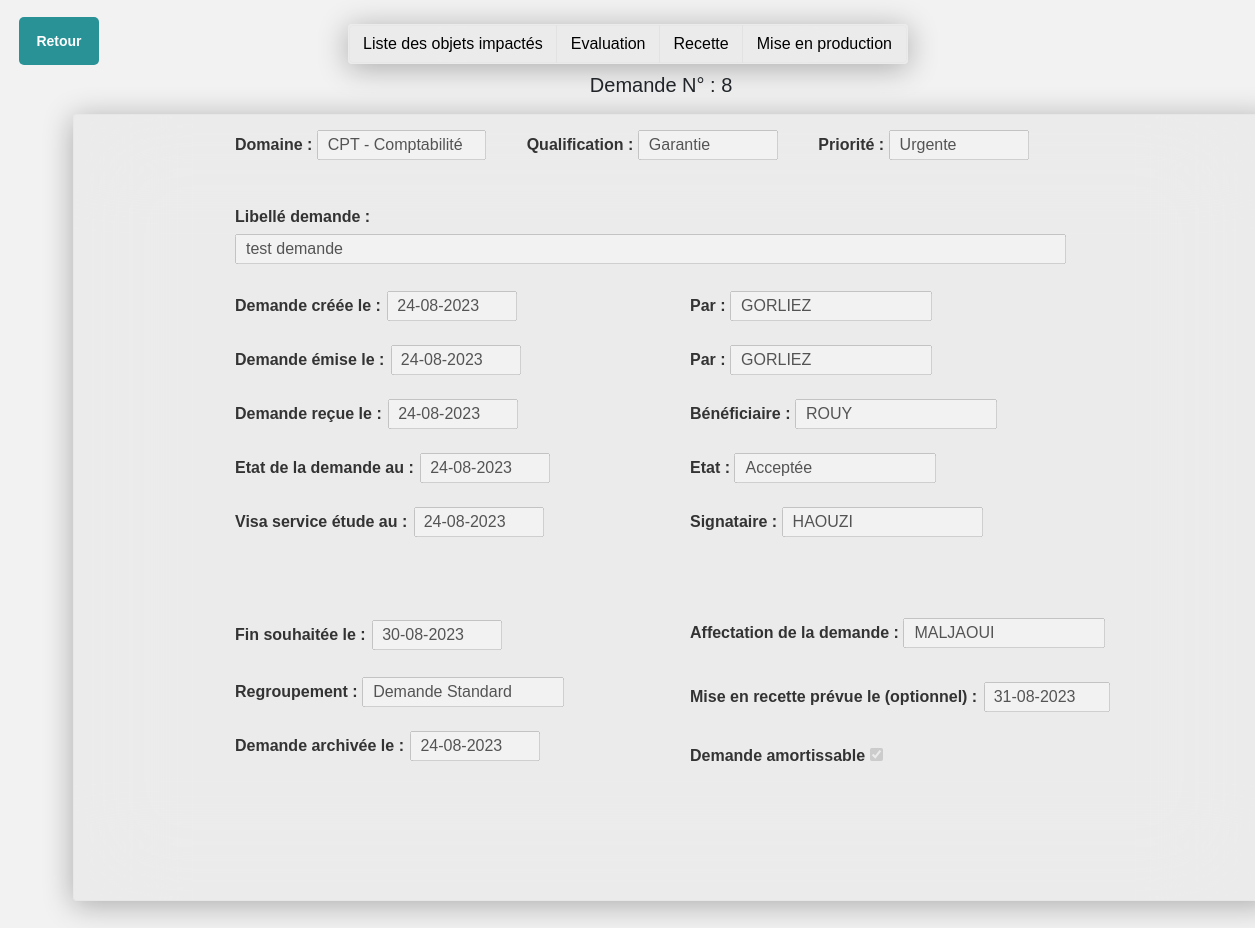
The app's page /demande/detailDemande.php?idDemande=8 with its own data.
### tables this page shows
CREATE TABLE IF NOT EXISTS `tc_demandes` (
  `IdDemande` int NOT NULL AUTO_INCREMENT,
  `dom_dmd` int NOT NULL,
  `qual_dmd` int NOT NULL,
  `prt_dmd` int NOT NULL,
  `libelle` varchar(80) NOT NULL,
  `date_crea` date NOT NULL,
  `util_crea` int NOT NULL,
  `date_emet` date NOT NULL,
  `util_emet` int NOT NULL,
  `date_recu` date NOT NULL,
  `util_benef` int NOT NULL,
  `date_etat_dmd` date NOT NULL,
  `etat_dmd` int NOT NULL,
  `date_visa_dmd` date NOT NULL,
  `util_sign_dmd` int NOT NULL,
  `util_affect_dmd` int NOT NULL,
  `date_fs` date DEFAULT NULL,
  `amorti_dmd` varchar(3) DEFAULT NULL,
  `date_rct_prvu` date DEFAULT NULL,
  `regroupement` int NOT NULL,
  `date_archiv` date DEFAULT NULL,
  `IdLdoi` int DEFAULT NULL,
  `IdEval` int DEFAULT NULL,
  `IdRecette` int DEFAULT NULL,
  `IdMep` int DEFAULT NULL,
  PRIMARY KEY (`IdDemande`),
  KEY `fk_TCDemandes_TCDomaine` (`dom_dmd`),
  KEY `qual_dmd` (`qual_dmd`),
  KEY `prt_dmd` (`prt_dmd`),
  KEY `util_crea` (`util_crea`),
  KEY `util_emet` (`util_emet`),
  KEY `util_benef` (`util_benef`),
  KEY `etat_dmd` (`etat_dmd`),
  KEY `util_sign_dmd` (`util_sign_dmd`),
  KEY `util_affect_dmd` (`util_affect_dmd`),
  KEY `regroupement` (`regroupement`),
  KEY `fk_tc_demandes_tc_mep` (`IdMep`)
);

CREATE TABLE IF NOT EXISTS `tc_domaine` (
  `IdDomaine` int NOT NULL AUTO_INCREMENT,
  `libelle` varchar(50) NOT NULL,
  PRIMARY KEY (`IdDomaine`)
);

CREATE TABLE IF NOT EXISTS `tc_qualif` (
  `IdQual` int NOT NULL AUTO_INCREMENT,
  `libelle` varchar(50) NOT NULL,
  `Fac_eval` int DEFAULT NULL,
  `Fac_mep` int DEFAULT NULL,
  `Fac_rct` int DEFAULT NULL,
  PRIMARY KEY (`IdQual`)
);

CREATE TABLE IF NOT EXISTS `tc_priorite` (
  `IdPriorite` int NOT NULL AUTO_INCREMENT,
  `libelle` varchar(50) NOT NULL,
  PRIMARY KEY (`IdPriorite`)
);

CREATE TABLE IF NOT EXISTS `tc_utilisateur` (
  `IdUtil` int NOT NULL AUTO_INCREMENT,
  `nom` varchar(50) NOT NULL,
  `prenom` varchar(50) NOT NULL,
  `matricule` char(5) NOT NULL,
  `email` varchar(50) NOT NULL,
  `passwd` varchar(70) NOT NULL,
  `S_users` int NOT NULL,
  `P_users` int NOT NULL,
  `D_users` int NOT NULL,
  `dateFin` date NOT NULL,
  `derniere_connect` timestamp NULL DEFAULT CURRENT_TIMESTAMP,
  `actif` char(3) DEFAULT NULL,
  PRIMARY KEY (`IdUtil`),
  KEY `S_users` (`S_users`),
  KEY `P_users` (`P_users`),
  KEY `D_users` (`D_users`)
);

CREATE TABLE IF NOT EXISTS `tc_etat` (
  `IdEtat` int NOT NULL AUTO_INCREMENT,
  `libelle` varchar(50) NOT NULL,
  PRIMARY KEY (`IdEtat`)
);

CREATE TABLE IF NOT EXISTS `tc_regroupement` (
  `IdRegroupe` int NOT NULL AUTO_INCREMENT,
  `libelle` varchar(50) NOT NULL,
  PRIMARY KEY (`IdRegroupe`)
);

### demande/detailDemande.php (the view, shortened to what this page needs)
<!DOCTYPE html>
<html>
<head>
  <link rel="stylesheet" href="https://code.jquery.com/ui/1.12.1/themes/base/jquery-ui.css">
  <link rel="stylesheet" href="https://stackpath.bootstrapcdn.com/bootstrap/4.3.1/css/bootstrap.min.css">
  <link href="../css/detailDemande.css" rel="stylesheet" type="text/css">
</head>
<body>
  <?php include('../includes/connexion.inc.php'); ?>
  <?php
  $id_Demande = $_GET['idDemande'];
  $sql = "SELECT
         D.IdDemande,
         DOM.libelle ,
         Q.libelle,
         P.libelle,
         D.libelle,
         D.date_crea,
         U1.nom,
         D.date_emet,
         U2.nom,
         D.date_recu,
         U3.nom,
         D.date_etat_dmd,
         E.libelle,
         D.date_visa_dmd,
         U4.nom,
         U5.nom,
         D.date_fs,
         D.date_rct_prvu,
         R.libelle,
         D.amorti_dmd,
         D.date_archiv
     FROM tc_demandes D, tc_domaine DOM , tc_qualif Q , tc_priorite P , tc_utilisateur U1 , tc_utilisateur U2 , tc_utilisateur U3 , tc_utilisateur U4 , tc_utilisateur U5 , tc_etat E , tc_regroupement R
     WHERE D.IdDemande = :IdDemande
     AND D.dom_dmd = DOM.IdDomaine
     AND D.qual_dmd = Q.IdQual
     AND D.prt_dmd = P.IdPriorite
     AND D.util_crea = U1.IdUtil
     AND D.util_emet = U2.IdUtil
     AND D.util_benef = U3.IdUtil
     AND D.etat_dmd = E.IdEtat
     AND D.util_sign_dmd = U4.IdUtil
     AND D.util_affect_dmd = U5.IdUtil
     AND D.regroupement = R.IdRegroupe";
  $stmt = $pdo->prepare($sql);
  $stmt->bindParam(':IdDemande', $id_Demande, PDO::PARAM_INT);
  $stmt->execute();
  $row = $stmt->fetch(PDO::FETCH_BOTH);
  ?>
  <?php
  $id_Demande = isset($_GET['idDemande']) ? $_GET['idDemande'] : null;
  ?>
  <div class="btnajout">
    <button onClick=" history.back();">Retour</button>
  </div>
  <div class="btn-group">
    <a href="#" class="btn btn-primary">Liste des objets impactés</a>
    <a href="#" class="btn btn-primary">Evaluation</a>
    <a href="#" class="btn btn-primary">Recette</a>
    <a href="../facturation/mise-en-prod.php?idDemande=<?php echo $id_Demande; ?>" class="btn btn-primary">Mise en production</a>
  </div>
  <h5>
    <?php
        $id_dmd = $row[0];
        echo "Demande N° : $id_dmd";
    ?>
</h5>
  <main>
    <div class="container">
      <section id="menuNouvelDmd">
        <form id="form_nvldemande" name="form_nvldemande" method="GET">
          <fieldset id="menuDmd">
            <div class="form-row">
              <div class="form-group">
                <label for="demCreePar">Domaine :</label>
                <input name="selectDom" id="selectDom" class="inputInfos" disabled pattern="[0-9]"
                <?php
                  $dom_dmd = $row[1];
                  ?> value="<?php echo $dom_dmd; ?>">
              </div>
              <div class="form-group">
                <label for="demCreePar">Qualification :</label>
                <input name="selectQualif" id="selectQualif" class="inputInfos" disabled pattern="[0-9]"
                <?php
                  $qual_dmd = $row[2];
                  ?> value="<?php echo $qual_dmd; ?>">
              </div>
              <div class="form-group">
                <label for="demCreePar">Priorité :</label>
                <input name="selectPrio" id="selectPrio" class="inputInfos" disabled pattern="[0-9]"
                <?php
                  $prt_dmd = $row[3];
                  ?> value="<?php echo $prt_dmd; ?>">
              </div>
            </div>
          </fieldset>
          <fieldset id="coordo">
            <div class="libelleDemande">
              <label for="demLibelle">Libellé demande :</label>
              <input type="text" name="demLibelle" id="demLibelle" size="35"
                pattern="^[a-zA-Záàâäãåçéèêëíìîïñóòôöõúùûüýÿæœ ?ÀÂÄÃÅÇÉÈÊË ?ÌÎ ?ÑÓÒÔÖÕÚÙÛÜ ?ŸÆŒ\s\-]+$" disabled pattern="[0-9]"
                <?php
                  $lib_dmd = $row[4];
                  ?> value="<?php echo $lib_dmd; ?>">
            </div>
            <div class="form-row">
              <div class="form-group">
                <label for="demCree">Demande créée le :</label>
                <input type="text" name="demCree" id="demCree" requiredc lass="inputInfos" disabled pattern="[0-9]"
                <?php
                  $date = $row[5];
                  $formattedDate = date("d-m-Y", strtotime($date));
                  ?> value="<?php echo $formattedDate; ?>">
              </div>
              <div class="form-group">
                <label for="demCreePar">Par :</label>
                <input name="selectDemandePar" id="selectDemandePar" class="inputInfos" disabled pattern="[0-9]"
                <?php
                  $nom = $row[6];
                  ?> value="<?php echo $nom; ?>">
              </div>
              <div class="form-group">
                <label for="demEmise">Demande émise le :</label>
                <input type="text" name="demEmise" id="demEmise" class="infosDate" disabled pattern="[0-9]"
                <?php
                $date = $row[7];
                $formattedDate = date("d-m-Y", strtotime($date));
                ?> value="<?php echo $formattedDate; ?>">
              </div>
              <div class="form-group">
                <label for="demEmisePar">Par :</label>
                <input name="selectDemandeEmisePar" id="selectDemandeEmisePar" class="inputInfos" disabled pattern="[0-9]"
                <?php
                  $nom = $row[8];
                  ?> value="<?php echo $nom; ?>">
              </div>
              <div class="form-group">
                <label for="demRecu">Demande reçue le :</label>
                <input type="text" name="demRecu" id="demRecu" class="infosDate" disabled pattern="[0-9]"
                <?php
                  $date = $row[9];
                  $formattedDate = date("d-m-Y", strtotime($date));
                  ?> value="<?php echo $formattedDate; ?>">
              </div>
              <div class="form-group">
                <label for="beneficiaire">Bénéficiaire :</label>
                <input name="selectBeneficiaire" id="selectBeneficiaire" class="inputInfos" disabled pattern="[0-9]"
                <?php
                  $nom = $row[10];
                  ?> value="<?php echo $nom; ?>">
              </div>
              <div class="form-group">
                <label for="demCree">Etat de la demande au :</label>
                <input type="text" name="demEtat" id="demEtat" class="infosDate" disabled pattern="[0-9]"
                <?php
                  $date= $row[11];
                  $formattedDate = date("d-m-Y", strtotime($date));
                  ?> value="<?php echo $formattedDate; ?>">
              </div>
              <div class="form-group">
                <label for="etat">Etat :</label>
                <input name="selectDemandeEtat" id="selectDemandeEtat" class="inputInfos" disabled pattern="[0-9]"
                <?php
                  $etat_dmd = $row[12];
                  ?> value="<?php echo $etat_dmd; ?>">
              </div>
              <div class="form-group">
                <label for="visaServEtude">Visa service étude au :</label>
                <input type="text" name="visaServEtude" id="visaServEtude" class="infosDate" disabled pattern="[0-9]"
                <?php
                  $date = $row[13];
                  $formattedDate = date("d-m-Y", strtotime($date));
                   ?> value="<?php echo $formattedDate; ?>">
              </div>
              <div class="form-group">
                <label for="signataire">Signataire :</label>
                <input name="selectSignataire" id="selectSignataire" class="inputInfos" disabled pattern="[0-9]"
                <?php
                  $etat_dmd = $row[14];
                  ?> value="<?php echo $etat_dmd; ?>">
              </div>
              <div class="form-group">
              </div>
              <div class="form-group" id="divAffect">
                <label for="affection">Affectation de la demande :</label>
                <input name="selectAffectation" id="selectAffectation" class="inputInfos" disabled pattern="[0-9]"
                <?php
                  $nom= $row[15];
                  ?> value="<?php echo $nom; ?>">
              </div>
              <div class="form-group" id="divFs">
                <label for="demEmise">Fin souhaitée le :</label>
                <input type="text" name="demFs" id="demFs" class="infosDate" disabled pattern="[0-9]"
                <?php
                  $date = $row[16];
                  $formattedDate = date("d-m-Y", strtotime($date));
                  ?> value="<?php echo $formattedDate; ?>">
              </div>
              <div class="form-group" id="divMep">
                <label for="demEmise">Mise en recette prévue le (optionnel) :</label>
                <input type="text" name="demRct" id="demRct" class="infosDate" disabled pattern="[0-9]"
                <?php
                  $date = $row[17];
                  $formattedDate = date("d-m-Y", strtotime($date));
                  ?> value="<?php echo $formattedDate; ?>">
              </div>
              <div class="form-group" id="divRegroupe">
                <label for="regroupement">Regroupement :</label>
                <input name="selectRegroupement" id="selectRegroupement" class="inputInfos" disabled pattern="[0-9]"
                <?php
                  $nom = $row[18];
                  ?> value="<?php echo $nom; ?>">
              </div>
              <div class="form-group-Amort">
                <label for="demAmortis">Demande amortissable</label>
                <input type="checkbox" name="demAmortis" id="demAmortis" disabled pattern="[0-9]"
                <?php
                  $amorti_dmd = $row[19];
                  if ($amorti_dmd == 'on') {
                  echo "checked='checked'";
                  }
                 ?>>
              </div>
              <div class="form-group">
                <label for="demArchiv">Demande archivée le :</label>
                <input type="text" name="demArchiv" id="demArchiv" class="infosDate" disabled pattern="[0-9]"
                <?php
                  $date = $row[20];
                  $formattedDate = date("d-m-Y", strtotime($date));
                  ?> value="<?php echo $formattedDate; ?>">
              </div>
            </div>
          </fieldset>
        </form>
      </section>
    </div>
  </main>
</body>
</html>

### css/detailDemande.css (style rules this page uses)
body { background-color: #f2f2f2; margin: 0; padding: 0; font-family: Arial, sans-serif; }
main { display: flex; width: auto; height: auto; box-sizing: border-box; }
.btnajout { align-items: center; justify-content: start; display: flex; position: relative; font-size: 14px; font-weight: bold; transition: background-color 0.3s ease; z-index: 1; }
.btnajout button { width: 5rem; height: 3rem; position: absolute; top: 17px; left: 19px; padding: 10px 16px; border: none; border-radius: 5px; cursor: pointer; font-size: 14px; font-weight: bold; background: #289297; color: #fff; }
.btn-group { width: 80%; max-width: 35rem; margin: 1.5rem auto auto auto; display: flex; justify-content: center; position: relative; border: 0.1px solid rgb(219 219 219 / 28%); border-radius: 4px; box-shadow: 0 4px 30px rgba(0, 0, 0, 0.3); backdrop-filter: blur(50px); }
.btn-group a { display: flex; justify-content: center; align-items: center; background: rgb(219 219 219 / 28%); border-color: rgb(219 219 219 / 28%); color: black; }
h5 { display: flex; position: absolute; left: 47%; top: 73px; }
#menuNouvelDmd { display: flex; justify-content: center; margin-left: auto; margin-right: auto; width: 1200px; height: 77%; margin-top: 50px; margin-bottom: 47px; border: 0.1px solid rgb(219 219 219 / 28%); border-radius: 4px; background: rgb(219 219 219 / 28%); box-shadow: 0 4px 30px rgba(0, 0, 0, 0.3); backdrop-filter: blur(50px); }
#menuDmd .form-row { flex-wrap: nowrap; }
#form_nvldemande { width: 875px; height: 915px; margin: 8px auto 0; padding: 0; }
.libelleDemande input[type="text"] { width: 100%; padding: 5px; margin-bottom: 20px; font-size: 13px; }
#form_nvldemande input#demLibelle { width: 95%; padding: 9px; font-size: 16px; height: 30px; }
#form_nvldemande .form-row { display: flex; justify-content: space-between; margin: 2px auto 0; }
#form_nvldemande fieldset { margin-bottom: -41px; height: 115px; }
#form_nvldemande .form-group { width: 48%; }
.form-group { margin-bottom: 0; }
#form_nvldemande label { display: inline-block; margin-bottom: 5px; color: #333; }
#form_nvldemande .inputInfos { width: 48%; height: 30px; font-size: 16px; padding: 9px; margin-bottom: 19px; }
#form_nvldemande .form-row #selectDom { width: 58%; }
label { display: block; margin-bottom: 15px; font-weight: bold; margin-top: 8px; }
#coordo { margin-bottom: 100px; }
#form_nvldemande .form-row input[type="text"] { width: 130px; margin-left: 2px; padding-left: 8px; }
#divFs { position: relative; top: 5px; }
#divAffect { position: relative; width: 420px; top: 57px; right: 0; }
#divMep { position: relative; top: 42px; }
#form_nvldemande .form-row #demRct.infosDate { width: 126px; margin-top: 30px; }
#form_nvldemande .form-row .form-group-Amort { width: 48%; position: relative; top: 64px; }

### records on screen
tc_demandes: IdDemande "8", selectDom "CPT - Comptabilité", selectQualif "Garantie", selectPrio "Urgente", demLibelle "test demande", demCree "24-08-2023", selectDemandePar "GORLIEZ", demEmise "24-08-2023", selectDemandeEmisePar "GORLIEZ", demRecu "24-08-2023", selectBeneficiaire "ROUY", demEtat "24-08-2023", selectDemandeEtat "Acceptée", visaServEtude "24-08-2023", selectSignataire "HAOUZI", selectAffectation "MALJAOUI", demFs "30-08-2023", demRct "31-08-2023", selectRegroupement "Demande Standard", amorti_dmd "☑", demArchiv "24-08-2023"
